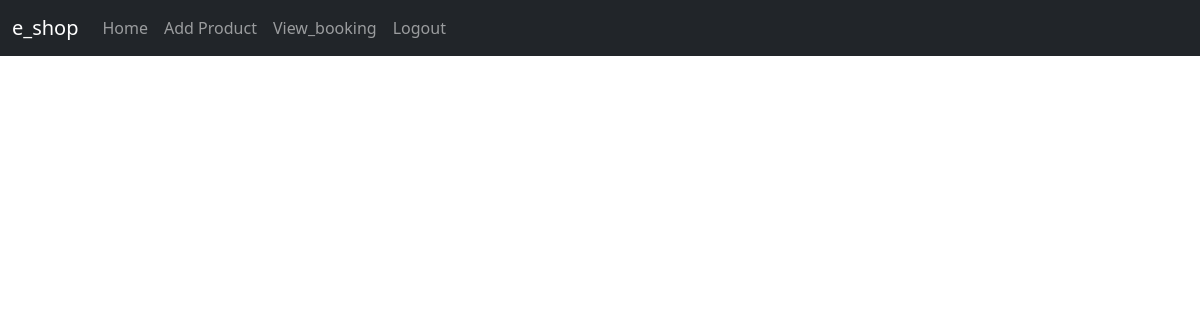
Before: /home (signed in) with the older database file.
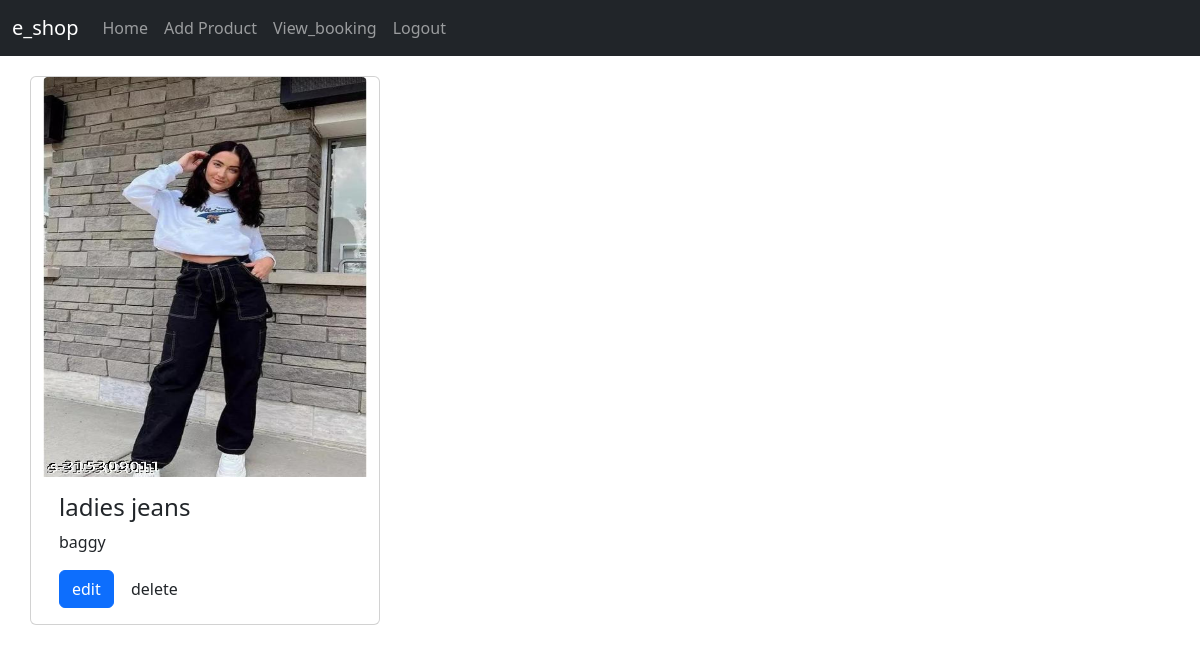
After: the same page with the newer database file.
### app/models.py (models this page shows)
class Product(models.Model):
    pid=models.TextField()
    name=models.TextField()
    dis=models.TextField()
    price=models.IntegerField()
    stock=models.IntegerField()
    img=models.FileField()

### app/views.py (the view)
# urls.py: path('home',views.shop_home),
def shop_home(req):
    if 'shop' in req.session:
        data=Product.objects.all()
        return render(req,'shop/home.html',{'Products':data})
    else:
        return redirect(e_shop_login)

### template/shop/home.html (shortened to what this page needs)
<!DOCTYPE html>
<html lang="en">
<head>
    <link href="https://cdn.jsdelivr.net/npm/bootstrap@5.3.3/dist/css/bootstrap.min.css" rel="stylesheet">
</head>
<body>
    <nav class="navbar navbar-expand-sm bg-dark navbar-dark">
        <div class="container-fluid">
          <a class="navbar-brand" href="#">e_shop</a>
          <div class="collapse navbar-collapse" id="collapsibleNavbar">
            <ul class="navbar-nav">
              <li class="nav-item">
                <a class="nav-link" href="#">Home</a>
              </li>
              <li class="nav-item">
                <a class="nav-link" href="add">Add Product</a>
              </li>
              <li class="nav-item">
                <a class="nav-link" href="viewbooking">View_booking</a>
              </li>
              <li class="nav-item">
                <a class="nav-link" href="logout">Logout</a>
              </li>
            </ul>
          </div>
        </div>
      </nav>
      <div class="container" style="margin-top: 20px;">
        <div class="row" style="gap:10px">
          {% for pro in Products %}
          <div class="card" style="width:350px; ">
            <img class="card-img-top" src="{{pro.img.url}}" alt="Card image" style="width: 100%; height: 400px;">
            <div class="card-body">
              <h4 class="card-title">{{ pro.name }}</h4>
              <p class="card-text">{{ pro.dis }}</p>
              <a href="editproduct/{{pro.pk}}" class="btn btn-primary">edit</a>
              <a href="deleteproduct/{{pro.pk}}" class="btn btn-Danger">delete</a>
            </div>
          </div><br>
          {% endfor %}
        </div>
      </div>
</body>
</html>

Changed rows visible on the page:
added Product: img (picture), name "ladies jeans", dis "baggy"
